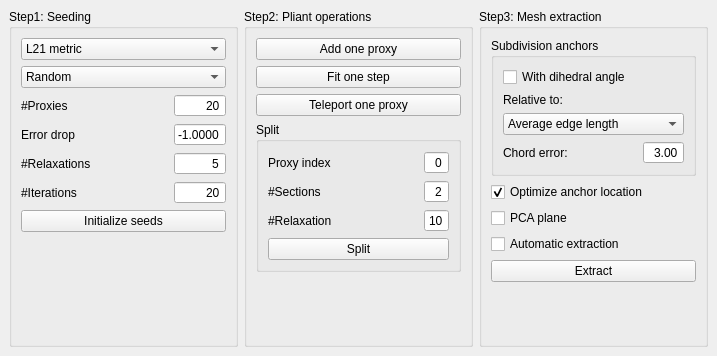
<?xml version="1.0" encoding="UTF-8"?>
<ui version="4.0">
 <class>Surface_mesh_approximation</class>
 <widget class="QDockWidget" name="Surface_mesh_approximation">
  <property name="geometry">
   <rect>
    <x>0</x>
    <y>0</y>
    <width>717</width>
    <height>356</height>
   </rect>
  </property>
  <property name="windowTitle">
   <string>Surface mesh approximation settings</string>
  </property>
  <widget class="QWidget" name="dockWidgetContents">
   <layout class="QHBoxLayout" name="horizontalLayout">
    <item>
     <widget class="QGroupBox" name="seeding">
      <property name="enabled">
       <bool>true</bool>
      </property>
      <property name="title">
       <string>Step1: Seeding</string>
      </property>
      <layout class="QVBoxLayout" name="verticalLayout_2">
       <item>
        <widget class="QComboBox" name="comboMetric">
         <item>
          <property name="text">
           <string>L21 metric</string>
          </property>
         </item>
         <item>
          <property name="text">
           <string>L2 metric</string>
          </property>
         </item>
         <item>
          <property name="text">
           <string>Compact metric</string>
          </property>
         </item>
        </widget>
       </item>
       <item>
        <widget class="QComboBox" name="comboMethod">
         <item>
          <property name="text">
           <string>Random</string>
          </property>
         </item>
         <item>
          <property name="text">
           <string>Incremental</string>
          </property>
         </item>
         <item>
          <property name="text">
           <string>Hierarchical</string>
          </property>
         </item>
        </widget>
       </item>
       <item>
        <layout class="QGridLayout" name="gridLayout_2">
         <item row="2" column="0">
          <widget class="QLabel" name="label_9">
           <property name="toolTip">
            <string/>
           </property>
           <property name="text">
            <string>Error drop</string>
           </property>
          </widget>
         </item>
         <item row="0" column="0">
          <widget class="QLabel" name="label_8">
           <property name="text">
            <string>#Proxies</string>
           </property>
          </widget>
         </item>
         <item row="3" column="0">
          <widget class="QLabel" name="label_2">
           <property name="text">
            <string>#Relaxations</string>
           </property>
          </widget>
         </item>
         <item row="0" column="2">
          <widget class="QSpinBox" name="nb_proxies">
           <property name="alignment">
            <set>Qt::AlignRight|Qt::AlignTrailing|Qt::AlignVCenter</set>
           </property>
           <property name="buttonSymbols">
            <enum>QAbstractSpinBox::NoButtons</enum>
           </property>
           <property name="maximum">
            <number>999</number>
           </property>
           <property name="value">
            <number>20</number>
           </property>
          </widget>
         </item>
         <item row="0" column="1">
          <spacer name="horizontalSpacer_2">
           <property name="orientation">
            <enum>Qt::Horizontal</enum>
           </property>
           <property name="sizeHint" stdset="0">
            <size>
             <width>40</width>
             <height>20</height>
            </size>
           </property>
          </spacer>
         </item>
         <item row="2" column="2">
          <widget class="QDoubleSpinBox" name="error_drop">
           <property name="enabled">
            <bool>true</bool>
           </property>
           <property name="toolTip">
            <string>Negative value is ignored</string>
           </property>
           <property name="alignment">
            <set>Qt::AlignRight|Qt::AlignTrailing|Qt::AlignVCenter</set>
           </property>
           <property name="buttonSymbols">
            <enum>QAbstractSpinBox::NoButtons</enum>
           </property>
           <property name="decimals">
            <number>4</number>
           </property>
           <property name="minimum">
            <double>-1.000000000000000</double>
           </property>
           <property name="maximum">
            <double>1.000000000000000</double>
           </property>
           <property name="singleStep">
            <double>0.010000000000000</double>
           </property>
           <property name="value">
            <double>-1.000000000000000</double>
           </property>
          </widget>
         </item>
         <item row="3" column="2">
          <widget class="QSpinBox" name="nb_relaxations">
           <property name="alignment">
            <set>Qt::AlignRight|Qt::AlignTrailing|Qt::AlignVCenter</set>
           </property>
           <property name="buttonSymbols">
            <enum>QAbstractSpinBox::NoButtons</enum>
           </property>
           <property name="value">
            <number>5</number>
           </property>
          </widget>
         </item>
         <item row="4" column="0">
          <widget class="QLabel" name="label">
           <property name="text">
            <string>#Iterations</string>
           </property>
          </widget>
         </item>
         <item row="4" column="2">
          <widget class="QSpinBox" name="nb_iterations">
           <property name="alignment">
            <set>Qt::AlignRight|Qt::AlignTrailing|Qt::AlignVCenter</set>
           </property>
           <property name="buttonSymbols">
            <enum>QAbstractSpinBox::NoButtons</enum>
           </property>
           <property name="maximum">
            <number>999</number>
           </property>
           <property name="value">
            <number>20</number>
           </property>
          </widget>
         </item>
        </layout>
       </item>
       <item>
        <widget class="QPushButton" name="buttonSeeding">
         <property name="text">
          <string>Initialize seeds</string>
         </property>
        </widget>
       </item>
       <item>
        <spacer name="verticalSpacer_2">
         <property name="orientation">
          <enum>Qt::Vertical</enum>
         </property>
         <property name="sizeHint" stdset="0">
          <size>
           <width>20</width>
           <height>40</height>
          </size>
         </property>
        </spacer>
       </item>
      </layout>
     </widget>
    </item>
    <item>
     <widget class="QGroupBox" name="groupBox_2">
      <property name="title">
       <string>Step2: Pliant operations</string>
      </property>
      <layout class="QVBoxLayout" name="verticalLayout">
       <item>
        <widget class="QPushButton" name="buttonAdd">
         <property name="text">
          <string>Add one proxy</string>
         </property>
        </widget>
       </item>
       <item>
        <widget class="QPushButton" name="buttonFit">
         <property name="text">
          <string>Fit one step</string>
         </property>
        </widget>
       </item>
       <item>
        <widget class="QPushButton" name="buttonTeleport">
         <property name="text">
          <string>Teleport one proxy</string>
         </property>
        </widget>
       </item>
       <item>
        <widget class="QGroupBox" name="operations">
         <property name="title">
          <string>Split</string>
         </property>
         <layout class="QVBoxLayout" name="verticalLayout_6">
          <item>
           <layout class="QGridLayout" name="gridLayout_4">
            <item row="2" column="2">
             <widget class="QSpinBox" name="split_nb_relaxations">
              <property name="alignment">
               <set>Qt::AlignRight|Qt::AlignTrailing|Qt::AlignVCenter</set>
              </property>
              <property name="buttonSymbols">
               <enum>QAbstractSpinBox::NoButtons</enum>
              </property>
              <property name="minimum">
               <number>0</number>
              </property>
              <property name="value">
               <number>10</number>
              </property>
             </widget>
            </item>
            <item row="0" column="0">
             <widget class="QLabel" name="label_4">
              <property name="text">
               <string>Proxy index</string>
              </property>
             </widget>
            </item>
            <item row="0" column="1">
             <spacer name="horizontalSpacer_3">
              <property name="orientation">
               <enum>Qt::Horizontal</enum>
              </property>
              <property name="sizeHint" stdset="0">
               <size>
                <width>40</width>
                <height>20</height>
               </size>
              </property>
             </spacer>
            </item>
            <item row="0" column="2">
             <widget class="QSpinBox" name="split_proxy_idx">
              <property name="alignment">
               <set>Qt::AlignRight|Qt::AlignTrailing|Qt::AlignVCenter</set>
              </property>
              <property name="buttonSymbols">
               <enum>QAbstractSpinBox::NoButtons</enum>
              </property>
             </widget>
            </item>
            <item row="1" column="0">
             <widget class="QLabel" name="label_5">
              <property name="text">
               <string>#Sections</string>
              </property>
             </widget>
            </item>
            <item row="1" column="2">
             <widget class="QSpinBox" name="split_nb_sections">
              <property name="alignment">
               <set>Qt::AlignRight|Qt::AlignTrailing|Qt::AlignVCenter</set>
              </property>
              <property name="buttonSymbols">
               <enum>QAbstractSpinBox::NoButtons</enum>
              </property>
              <property name="minimum">
               <number>2</number>
              </property>
             </widget>
            </item>
            <item row="2" column="0">
             <widget class="QLabel" name="label_6">
              <property name="text">
               <string>#Relaxation</string>
              </property>
             </widget>
            </item>
           </layout>
          </item>
          <item>
           <widget class="QPushButton" name="buttonSplit">
            <property name="text">
             <string>Split</string>
            </property>
           </widget>
          </item>
         </layout>
        </widget>
       </item>
       <item>
        <spacer name="verticalSpacer_4">
         <property name="orientation">
          <enum>Qt::Vertical</enum>
         </property>
         <property name="sizeHint" stdset="0">
          <size>
           <width>20</width>
           <height>40</height>
          </size>
         </property>
        </spacer>
       </item>
      </layout>
     </widget>
    </item>
    <item>
     <widget class="QGroupBox" name="mesh_extraction">
      <property name="enabled">
       <bool>true</bool>
      </property>
      <property name="title">
       <string>Step3: Mesh extraction</string>
      </property>
      <layout class="QVBoxLayout" name="verticalLayout_5">
       <item>
        <widget class="QGroupBox" name="groupBox">
         <property name="title">
          <string>Subdivision anchors</string>
         </property>
         <layout class="QVBoxLayout" name="verticalLayout_3">
          <item>
           <widget class="QCheckBox" name="with_dihedral_angle">
            <property name="text">
             <string>With dihedral angle</string>
            </property>
           </widget>
          </item>
          <item>
           <widget class="QLabel" name="label_7">
            <property name="text">
             <string>Relative to:</string>
            </property>
           </widget>
          </item>
          <item>
           <widget class="QComboBox" name="comboRelative">
            <item>
             <property name="text">
              <string>Average edge length</string>
             </property>
            </item>
            <item>
             <property name="text">
              <string>Chord length</string>
             </property>
            </item>
           </widget>
          </item>
          <item>
           <layout class="QGridLayout" name="gridLayout">
            <item row="1" column="1">
             <spacer name="horizontalSpacer">
              <property name="orientation">
               <enum>Qt::Horizontal</enum>
              </property>
              <property name="sizeHint" stdset="0">
               <size>
                <width>40</width>
                <height>20</height>
               </size>
              </property>
             </spacer>
            </item>
            <item row="1" column="2">
             <widget class="QDoubleSpinBox" name="chord_error">
              <property name="alignment">
               <set>Qt::AlignRight|Qt::AlignTrailing|Qt::AlignVCenter</set>
              </property>
              <property name="buttonSymbols">
               <enum>QAbstractSpinBox::NoButtons</enum>
              </property>
              <property name="maximum">
               <double>10.000000000000000</double>
              </property>
              <property name="singleStep">
               <double>0.100000000000000</double>
              </property>
              <property name="value">
               <double>3.000000000000000</double>
              </property>
             </widget>
            </item>
            <item row="1" column="0">
             <widget class="QLabel" name="label_3">
              <property name="text">
               <string>Chord error:</string>
              </property>
             </widget>
            </item>
           </layout>
          </item>
         </layout>
        </widget>
       </item>
       <item>
        <widget class="QCheckBox" name="if_optimize_anchor_location">
         <property name="text">
          <string>Optimize anchor location</string>
         </property>
         <property name="checked">
          <bool>true</bool>
         </property>
        </widget>
       </item>
       <item>
        <widget class="QCheckBox" name="pca_plane">
         <property name="text">
          <string>PCA plane</string>
         </property>
        </widget>
       </item>
       <item>
        <widget class="QCheckBox" name="checkAutomatic">
         <property name="text">
          <string>Automatic extraction</string>
         </property>
        </widget>
       </item>
       <item>
        <widget class="QPushButton" name="buttonMeshing">
         <property name="text">
          <string>Extract</string>
         </property>
        </widget>
       </item>
       <item>
        <spacer name="verticalSpacer_3">
         <property name="orientation">
          <enum>Qt::Vertical</enum>
         </property>
         <property name="sizeHint" stdset="0">
          <size>
           <width>20</width>
           <height>40</height>
          </size>
         </property>
        </spacer>
       </item>
      </layout>
     </widget>
    </item>
   </layout>
  </widget>
 </widget>
 <resources/>
 <connections/>
</ui>
